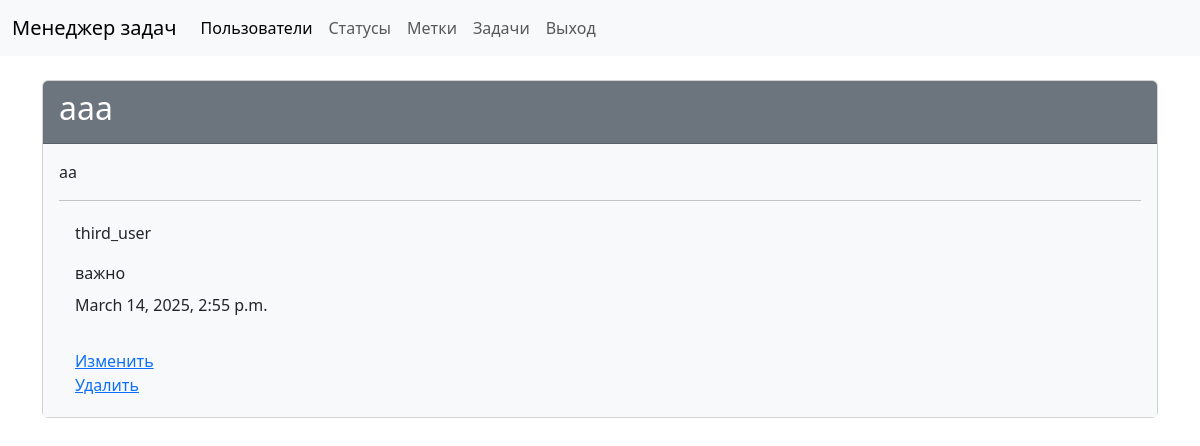
Page /tasks/2/ (signed in) on the committed database.
### task_manager/tasks/models.py (models this page shows, shortened)
class Task(models.Model):
    name = models.CharField(max_length=255, blank=False, null=False, verbose_name="Имя")
    description = models.TextField(verbose_name="Описание")
    status = models.ForeignKey(
        Status, on_delete=models.PROTECT, blank=False, null=False, verbose_name="Статус"
    )
    worker = models.ForeignKey(
        User,
        on_delete=models.PROTECT,
        related_name="assigned_tasks",
        null=True,
        blank=True,
        verbose_name="Исполнитель",
    )
    author = models.ForeignKey(
        User,
        on_delete=models.PROTECT,
        related_name="authored_tasks",
        verbose_name="Автор",
    )
    label = models.ManyToManyField(
        Label, max_length=255, blank=True, null=True, verbose_name="Метка"
    )
    created_at = models.DateTimeField(auto_now_add=True)

### task_manager/statuses/models.py (models this page shows)
class Status(models.Model):
    name = models.CharField(max_length=255, unique=True)
    created_at = models.DateTimeField(auto_now_add=True)
    def __str__(self):
        return self.name

### task_manager/tasks/views.py (the view)
# urls.py: path("<int:pk>/", views.TaskDetailView.as_view(), name="task_details"),
class TaskDetailView(LoginRequiredMixin, DetailView):
    model = Task
    context_object_name = "task"
    template_name = "task_details.html"
    login_url = "login"

### task_manager/tasks/templates/task_details.html (shortened to what this page needs)
{% extends 'layout.html' %} {% block content %}
<div class="card">
    <div class="card-header bg-secondary text-white">
        <h2>{{ task.name }}</h2>
    </div>
    <div class="card-body bg-light">
        <p>{{ task.description }}</p>
        <hr />
        <div class="container">
            <div class="row p-1">
                <div class="col">{{ task.author }}</div>
            </div>
            <div class="row p-1">
            </div>
            <div class="row p-1">
                <div class="col">{{ task.status }}</div>
            </div>
            <div class="row p-1">
                <div class="col">{{ task.created_at }}</div>
            </div>
            <div class="row p-1">
                <div class="col">
                </div>
            </div>
            <div class="row p-1">
                <div class="col">
                    <a href="{% url 'tasks:task_update' task.id %}">Изменить</a>
                    <br />
                    <a href="{% url 'tasks:task_delete' task.id %}">Удалить</a>
                </div>
            </div>
        </div>
    </div>
</div>
{% endblock %}

### rows in the picture
Task: name "aaa", description "aa", author "third_user", status "важно", created_at "March 14, 2025, 2:55 p.m."
